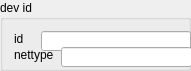
       <widget class="QGroupBox" name="groupBox_3">
        <property name="minimumSize">
         <size>
          <width>191</width>
          <height>71</height>
         </size>
        </property>
        <property name="maximumSize">
         <size>
          <width>191</width>
          <height>71</height>
         </size>
        </property>
        <property name="title">
         <string>dev id</string>
        </property>
        <layout class="QGridLayout" name="gridLayout_26">
         <item row="0" column="0">
          <widget class="QLabel" name="label_14">
           <property name="minimumSize">
            <size>
             <width>21</width>
             <height>16</height>
            </size>
           </property>
           <property name="maximumSize">
            <size>
             <width>21</width>
             <height>16</height>
            </size>
           </property>
           <property name="text">
            <string>id</string>
           </property>
          </widget>
         </item>
         <item row="0" column="1" colspan="2">
          <widget class="QLineEdit" name="dev_id">
           <property name="minimumSize">
            <size>
             <width>150</width>
             <height>20</height>
            </size>
           </property>
           <property name="maximumSize">
            <size>
             <width>6666</width>
             <height>6666</height>
            </size>
           </property>
           <property name="text">
            <string/>
           </property>
           <property name="alignment">
            <set>Qt::AlignRight|Qt::AlignTrailing|Qt::AlignVCenter</set>
           </property>
           <property name="readOnly">
            <bool>true</bool>
           </property>
          </widget>
         </item>
         <item row="1" column="0" colspan="2">
          <widget class="QLabel" name="label_15">
           <property name="minimumSize">
            <size>
             <width>41</width>
             <height>16</height>
            </size>
           </property>
           <property name="maximumSize">
            <size>
             <width>51</width>
             <height>21</height>
            </size>
           </property>
           <property name="layoutDirection">
            <enum>Qt::LeftToRight</enum>
           </property>
           <property name="text">
            <string>nettype</string>
           </property>
           <property name="alignment">
            <set>Qt::AlignLeading|Qt::AlignLeft|Qt::AlignVCenter</set>
           </property>
          </widget>
         </item>
         <item row="1" column="2">
          <widget class="QLineEdit" name="net_type">
           <property name="minimumSize">
            <size>
             <width>131</width>
             <height>20</height>
            </size>
           </property>
           <property name="maximumSize">
            <size>
             <width>131</width>
             <height>20</height>
            </size>
           </property>
           <property name="text">
            <string/>
           </property>
           <property name="alignment">
            <set>Qt::AlignRight|Qt::AlignTrailing|Qt::AlignVCenter</set>
           </property>
           <property name="readOnly">
            <bool>true</bool>
           </property>
          </widget>
         </item>
        </layout>
       </widget>
